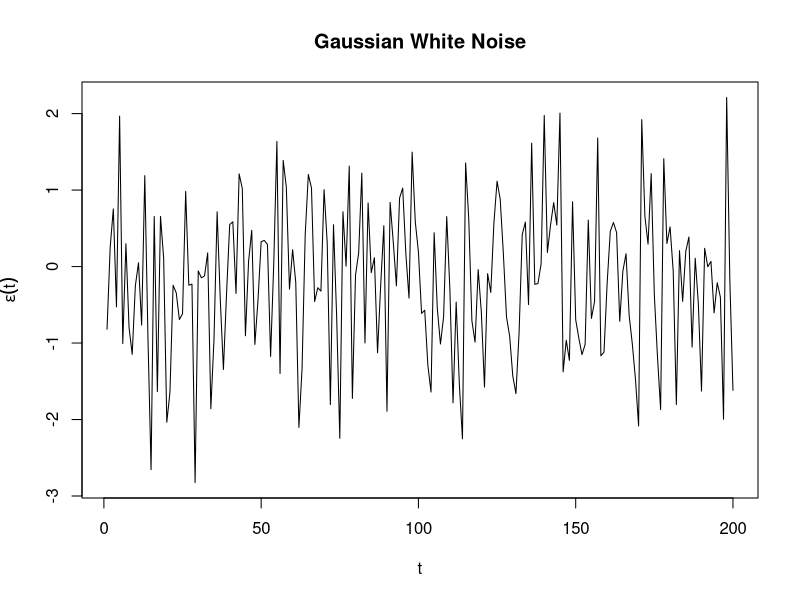
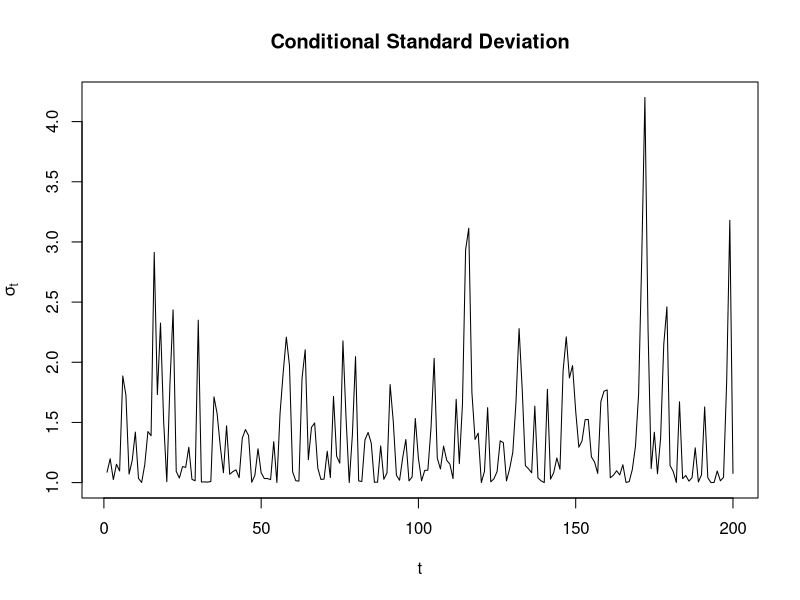
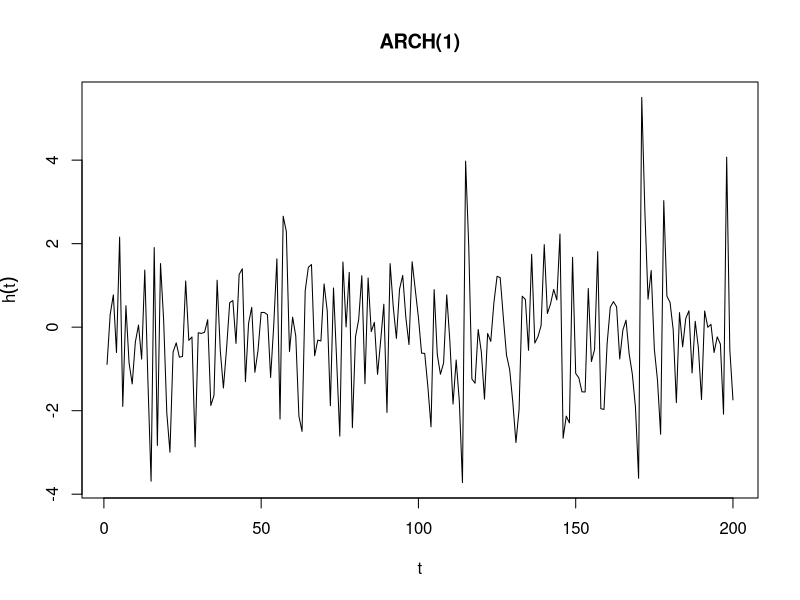
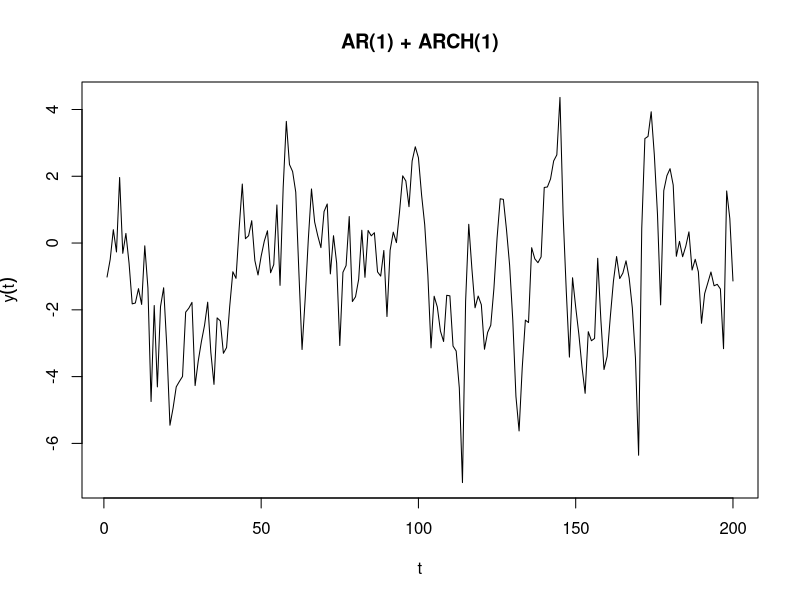
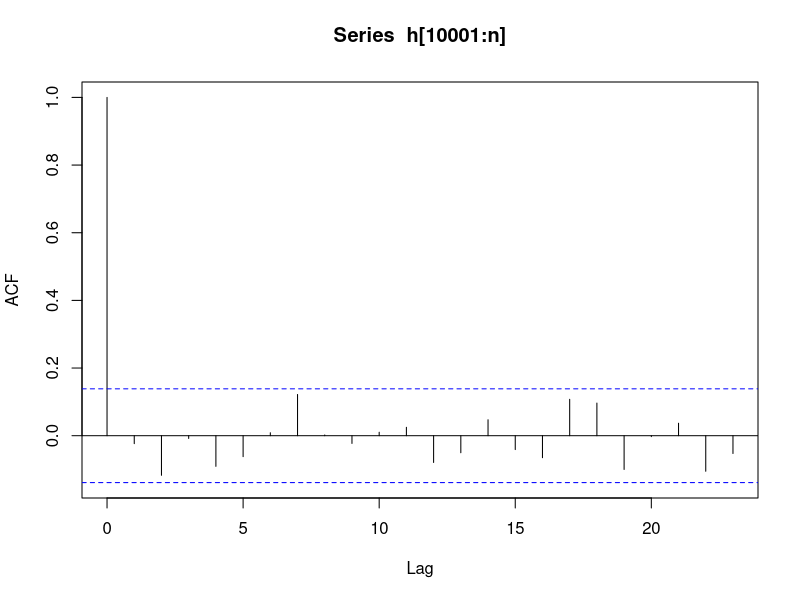
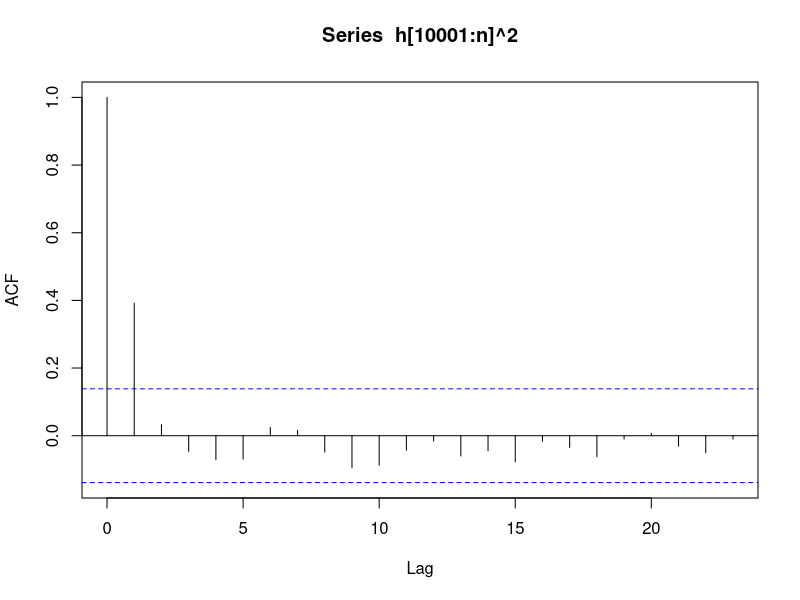
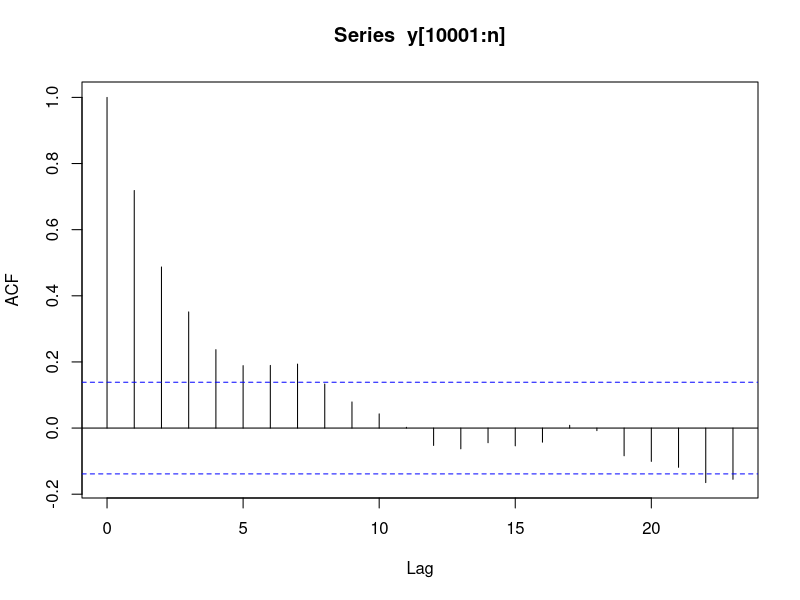
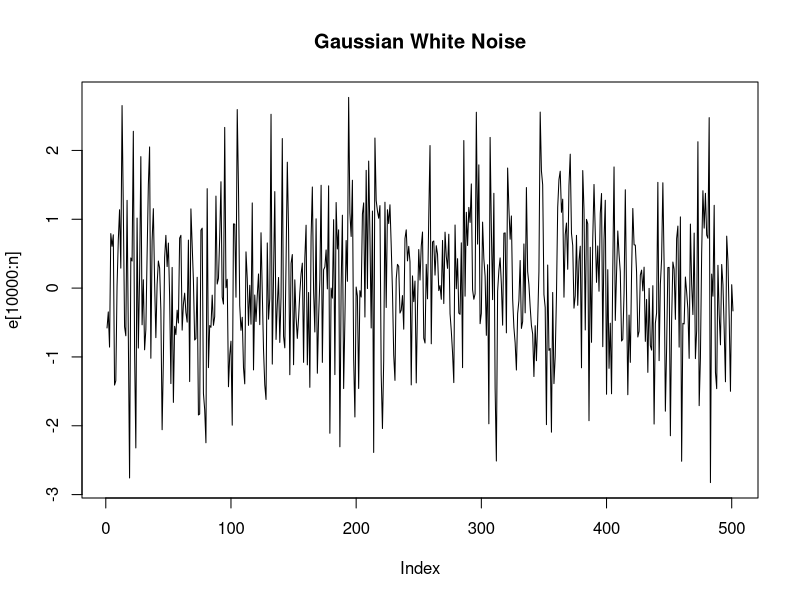

Source code (R) for these figures, in order:
##### Constructing Basic GARCH Models by Christopher Thomson

## The following code simulates simple ARMA + GARCH models 

### Simulating a basic AR(1) ARCH(1) Model ####
n <- 10200 # NOS
e <- rnorm(n) # 10200 RVs ~ N(0,1). When plotted as a time series this is the Gaussian White Noise Component
h <- e # Dummy Vector for h terms to be filled - once filled values will be the ARCH
y <- e # Dummy Vector
sigma.sqd <- e^2 # Dummy Vector to be filled as components for each h term of t 
omega <- 1 # Scaled unconditional autocovariance term of ARCH model aka gamma*h_infinity 
alpha <- 0.55 # Regressor coefficient for ARCH
phi <- 0.8 # Regressor coefficient for AR
mu <- 0.1 # Mean of the overt process

omega/(1-alpha) ; sqrt(omega/(1-alpha)) # Actual unconditional variance and standard deviation

for(t in 2:n)
{
  sigma.sqd[t] <- omega + alpha*h[t-1]^2 # Generates values of sigma^2 = omega + alpha*h_t-1^2
  h[t] <- e[t]*sqrt(sigma.sqd[t]) # Since h_t = e_t*sigma_t = e_t*sqrt(omega + alpha*h_t-1^2), calculates the next h
  y[t] <- mu + phi*(y[t-1] - mu) + h[t] # Coupled with AR(1) where phi is AR coefficient and h_t is innovation
}


plot(e[10001:n], type = "l", xlab = "t", ylab = expression(epsilon(t)), main = "Gaussian White Noise")
plot(sqrt(sigma.sqd[10001:n]), type = "l", xlab = "t", ylab = expression(sigma[t]), main = "Conditional Standard Deviation")
plot(h[10001:n], type = "l", xlab = "t", ylab = expression(h(t)), main = "ARCH(1)")
plot(y[10001:n], type = "l", xlab = "t", ylab = expression(y(t)), main = "AR(1) + ARCH(1)")

acf(h[10001:n], type = "correlation", plot = TRUE) 
acf(h[10001:n]^2, type = "correlation", plot = TRUE) # Here h(t)^2 has ACF akin to that of AR(1), where significant amount of autocorrelation
# occurs within the first lag
acf(y[10001:n], type = "correlation", plot = TRUE)



### Simulating basic ARCH(3) model ####
# **** Delete all stored variables from above before running this portion of script ****

n <- 10500 # NOS
e <- rnorm(n, mean = 0, sd = 1) # Gaussian White Noise with unit variance
h <- e # Numeric vector to be filled with ARCH(3) process values
sigma.sqd <- e # Numeric vector to be filled with sigma_t^2 value
alpha1 <- 0.097 # Volatility regression coefficient 1
alpha2 <- 0.031 # Volatility regression coefficient 2
alpha3 <- 0.002 # Volatility regression coefficient 3
omega  <- 0.988 


for(t in 4:n)
{
  sigma.sqd[t] <- omega + alpha1*(h[t-1]^2) + alpha2*(h[t-2]^2) + alpha3*(h[t-3]^2)
  h[t] <- e[t]*sqrt(sigma.sqd[t])
}

plot(e[10000:n], type = "l", main = "Gaussian White Noise") # Note e ~ N(0,1) for all t
plot(sqrt(sigma.sqd[10000:n]), type = "l", main = "Conditional Standard Deviation")
plot(h[10000:n], type = "l", main = "ARCH(3) Process")
lines(e[10000:n], type = "l", col = "red")


### Simulate AR(1) + GARCH(1,1) Process ####
# **** Delete all previously stored values ****
set.seed(722)

n <- 10500
e <- rnorm(n, mean = 0, sd = 1)
sigma.sqd <- e # Sigma^2 Process Values
h <- e # GARCH Process Values 
y <- e # AR + GARCH Process Values
omega <- 0.998 # "Future values of GARCH process" coefficient
alpha <- 0.091 # ARCH coefficient - Some contribution from previous values of {h_t} process
beta <- 0.886 # GARCH coefficient - Lots of contribution from previous values of sigma^2
phi <- 0.766 # Conditional Mean
mu <- 0.115 # Unconditional Mean

for(t in 2:n)
{
  sigma.sqd[t] <- omega  + alpha*h[t-1]^2 + beta*sigma.sqd[t-1]
  h[t] <- e[t]*sqrt(sigma.sqd[t])
  y[t] <- phi*(y[t-1] - mu) + h[t]
}

plot(e[10001:n], type = "l", main  = "Gaussian White Noise Process")
plot(sqrt(sigma.sqd[10001:n]), type = "l", main  = "Conditional Standard Deviation")
plot(h[10001:n], type = "l", main = "GARCH(1,1) Process")
plot(y[10001:n], type = "l", main = "AR(1) + GARCH(1,1) Process")
